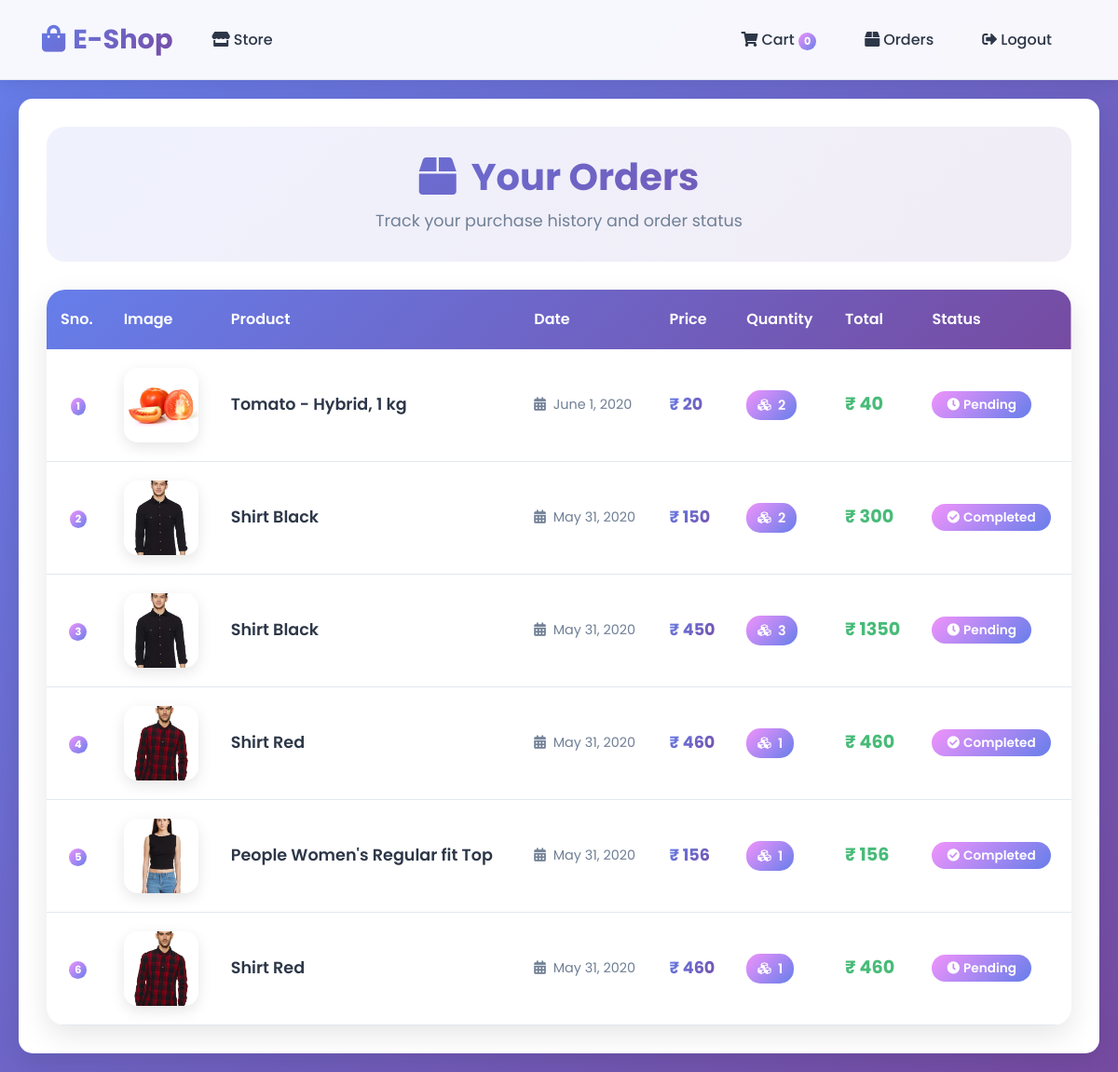
Screenshot of /orders (signed in) with the database file from the repository.
### store/models/orders.py (models this page shows, shortened)
class Order(models.Model):
    product = models.ForeignKey(Product,
                                on_delete=models.CASCADE)
    customer = models.ForeignKey(Customer,
                                 on_delete=models.CASCADE)
    quantity = models.IntegerField(default=1)
    price = models.IntegerField()
    address = models.CharField(max_length=50, default='', blank=True)
    phone = models.CharField(max_length=50, default='', blank=True)
    date = models.DateField(default=datetime.datetime.today)
    status = models.BooleanField(default=False)
    @staticmethod
    def get_orders_by_customer(customer_id):
        return Order.objects.filter(customer=customer_id).order_by('-date')

### store/models/product.py (models this page shows, shortened)
class Product(models.Model):
    name = models.CharField(max_length=50)
    price = models.IntegerField(default=0)
    category = models.ForeignKey(Category, on_delete=models.CASCADE, default=1)
    description = models.CharField(max_length=200, default='' , null=True , blank=True)
    image = models.ImageField(upload_to='uploads/products/')

### store/middlewares/auth.py (the view)
    def middleware(request):
        print(request.session.get('customer'))
        returnUrl = request.META['PATH_INFO']
        print(request.META['PATH_INFO'])
        if not request.session.get('customer'):
           return redirect(f'login?return_url={returnUrl}')
        response = get_response(request)
        return response

### store/templatetags/custom_filter.py (called while the page is built)
@register.filter(name='currency')
def currency(number):
    return "₹ "+str(number)

@register.filter(name='multiply')
def multiply(number , number1):
    return number * number1

### store/views/orders.py (called while the page is built)
    def get(self , request ):
        customer = request.session.get('customer')
        orders = Order.get_orders_by_customer(customer)
        print(orders)
        return render(request , 'orders.html'  , {'orders' : orders})

### store/templates/orders.html (shortened to what this page needs)
{% extends 'base.html' %}
{% block content %}
{% load cart %}
{% load custom_filter %}
<div class="orders-container">
  <div class="orders-header">
    <h1 class="orders-title">
      <i class="fas fa-box mr-3"></i>Your Orders
    </h1>
    <p class="orders-subtitle">Track your purchase history and order status</p>
  </div>
  {% if orders %}
  <div class="orders-content">
    <table class="table orders-table">
      <thead>
        <tr>
          <th>Sno.</th>
          <th>Image</th>
          <th>Product</th>
          <th>Date</th>
          <th>Price</th>
          <th>Quantity</th>
          <th>Total</th>
          <th>Status</th>
        </tr>
      </thead>
      <tbody>
        {% for order in orders %}
        <tr>
          <td>
            <div class="text-center">
              <span class="badge badge-primary">{{forloop.counter}}</span>
            </div>
          </td>
          <td>
            <img class="product-image" src="{{order.product.image.url}}" alt="{{order.product.name}}">
          </td>
          <td>
            <div class="product-name">{{order.product.name}}</div>
          </td>
          <td>
            <div class="order-date">
              <i class="fas fa-calendar-alt mr-1"></i>
              {{order.date}}
            </div>
          </td>
          <td>
            <div class="order-price">{{order.price|currency}}</div>
          </td>
          <td>
            <span class="quantity-badge">
              <i class="fas fa-cubes mr-1"></i>
              {{order.quantity}}
            </span>
          </td>
          <td>
            <div class="total-price">{{order.quantity|multiply:order.price|currency}}</div>
          </td>
          <td>
            {% if order.status %}
            <span class="badge status-badge status-completed">
              <i class="fas fa-check-circle mr-1"></i>Completed
            </span>
            {% else %}
            <span class="badge status-badge status-pending">
              <i class="fas fa-clock mr-1"></i>Pending
            </span>
            {% endif %}
          </td>
        </tr>
        {% endfor %}
      </tbody>
    </table>
  </div>
  {% endif %}
</div>
{% endblock %}

### store/templates/base.html (style rules this page uses)
:root { --primary-color: #667eea; --secondary-color: #764ba2; --accent-color: #f093fb; --text-dark: #2d3748; --text-light: #718096; --bg-light: #f7fafc; --border-color: #e2e8f0; --success-color: #48bb78; --danger-color: #f56565; --warning-color: #ed8936; }
* { font-family: 'Poppins', sans-serif; }
body { background: linear-gradient(135deg, #667eea 0%, #764ba2 100%); background-attachment: fixed; min-height: 100vh; }
.badge { background: linear-gradient(135deg, var(--accent-color), var(--primary-color)) !important; border-radius: 50%; font-size: 0.7rem; padding: 4px 6px; animation: pulse 2s infinite; }

### store/templates/orders.html (style rules this page uses)
.orders-container { padding: 30px; max-width: 1200px; margin: 0 auto; }
.orders-header { background: linear-gradient(135deg, rgba(102, 126, 234, 0.1) 0%, rgba(118, 75, 162, 0.1) 100%); border-radius: 20px; padding: 30px; margin-bottom: 30px; text-align: center; }
.orders-title { font-size: 2.5rem; font-weight: 700; background: linear-gradient(135deg, var(--primary-color), var(--secondary-color)); -webkit-background-clip: text; -webkit-text-fill-color: transparent; background-clip: text; margin-bottom: 10px; }
.orders-subtitle { color: var(--text-light); font-size: 1.1rem; margin: 0; }
.orders-content { background: white; border-radius: 20px; box-shadow: 0 10px 30px rgba(0,0,0,0.1); overflow: hidden; }
.orders-table { margin: 0; border: none; }
.orders-table thead { background: linear-gradient(135deg, var(--primary-color), var(--secondary-color)); color: white; }
.orders-table thead th { border: none; padding: 20px 15px; font-weight: 600; font-size: 1rem; }
.orders-table tbody tr { border-bottom: 1px solid var(--border-color); transition: all 0.3s ease; }
.orders-table tbody td { padding: 20px 15px; vertical-align: middle; border: none; }
.product-image { width: 80px; height: 80px; border-radius: 15px; object-fit: cover; box-shadow: 0 5px 15px rgba(0,0,0,0.1); transition: transform 0.3s ease; }
.product-name { font-weight: 600; color: var(--text-dark); font-size: 1.1rem; }
.order-date { color: var(--text-light); font-size: 0.9rem; }
.order-price { font-weight: 700; font-size: 1.1rem; background: linear-gradient(135deg, var(--primary-color), var(--secondary-color)); -webkit-background-clip: text; -webkit-text-fill-color: transparent; background-clip: text; }
.quantity-badge { background: linear-gradient(135deg, var(--accent-color), var(--primary-color)); color: white; padding: 6px 12px; border-radius: 15px; font-weight: 600; font-size: 0.9rem; }
.total-price { font-weight: 700; font-size: 1.2rem; color: var(--success-color); }
.status-badge { padding: 8px 16px; border-radius: 20px; font-weight: 600; font-size: 0.85rem; border: none; }
.status-completed { background: linear-gradient(135deg, var(--success-color), #38a169); color: white; }
.status-pending { background: linear-gradient(135deg, var(--warning-color), #dd6b20); color: white; }

### rows the page displays
Order: product.image (picture), product.name "Tomato - Hybrid, 1 kg", date "June 1, 2020", price "₹ 20", quantity "2", quantity|multiply "₹ 40", status False (drawn)
Order: product.image (picture), product.name "Shirt Black", date "May 31, 2020", price "₹ 150", quantity "2", quantity|multiply "₹ 300", status True (drawn)
Order: product.image (picture), product.name "Shirt Black", date "May 31, 2020", price "₹ 450", quantity "3", quantity|multiply "₹ 1350", status False (drawn)
Order: product.image (picture), product.name "Shirt Red", date "May 31, 2020", price "₹ 460", quantity "1", quantity|multiply "₹ 460", status True (drawn)
Order: product.image (picture), product.name "People Women's Regular fit Top", date "May 31, 2020", price "₹ 156", quantity "1", quantity|multiply "₹ 156", status True (drawn)
Order: product.image (picture), product.name "Shirt Red", date "May 31, 2020", price "₹ 460", quantity "1", quantity|multiply "₹ 460", status False (drawn)

### other values shown
{{ request.session.cart.keys|length }} "0"
